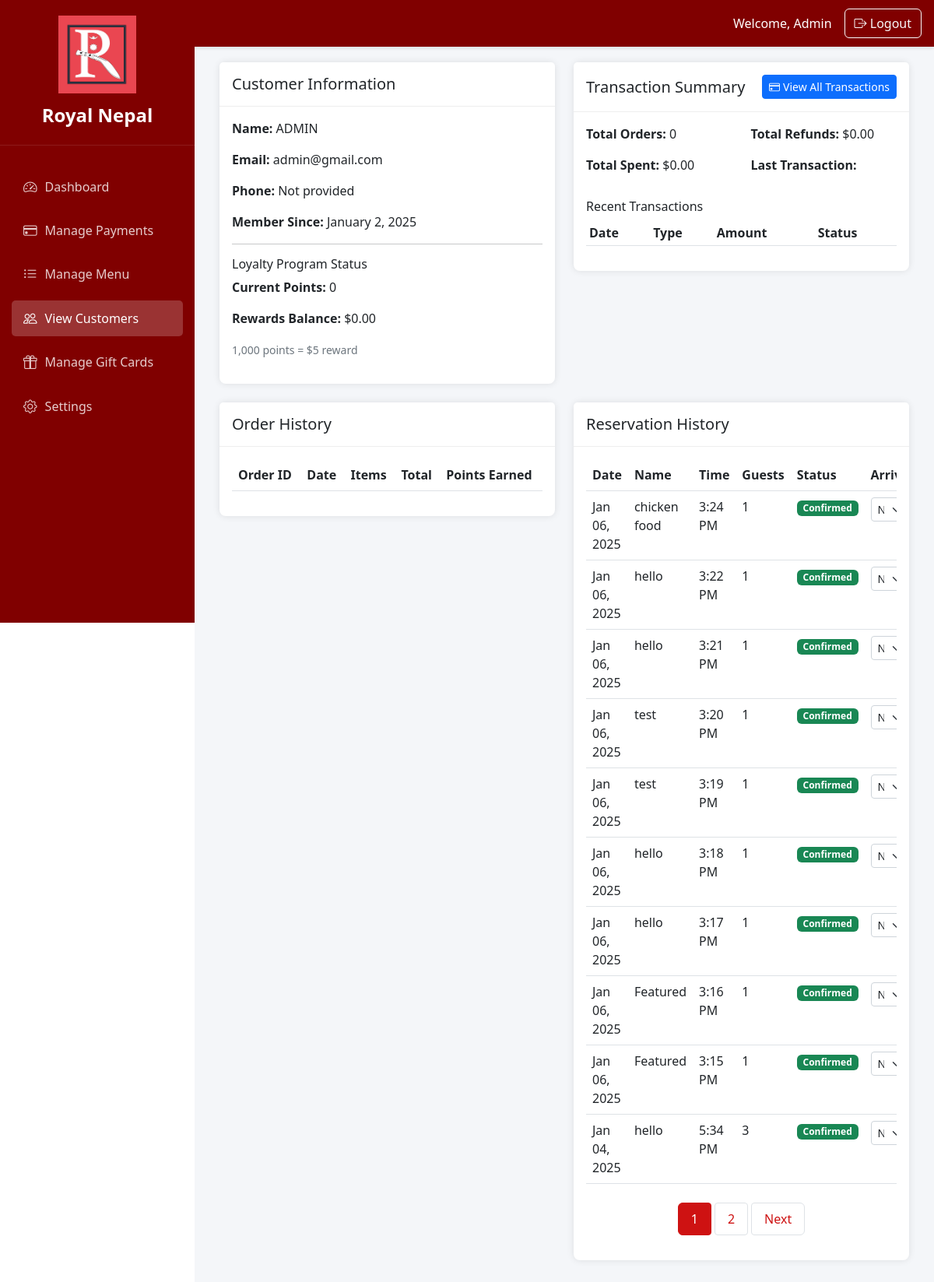
Page /restaurant-admin/customers/3 (signed in) on the earlier database version.
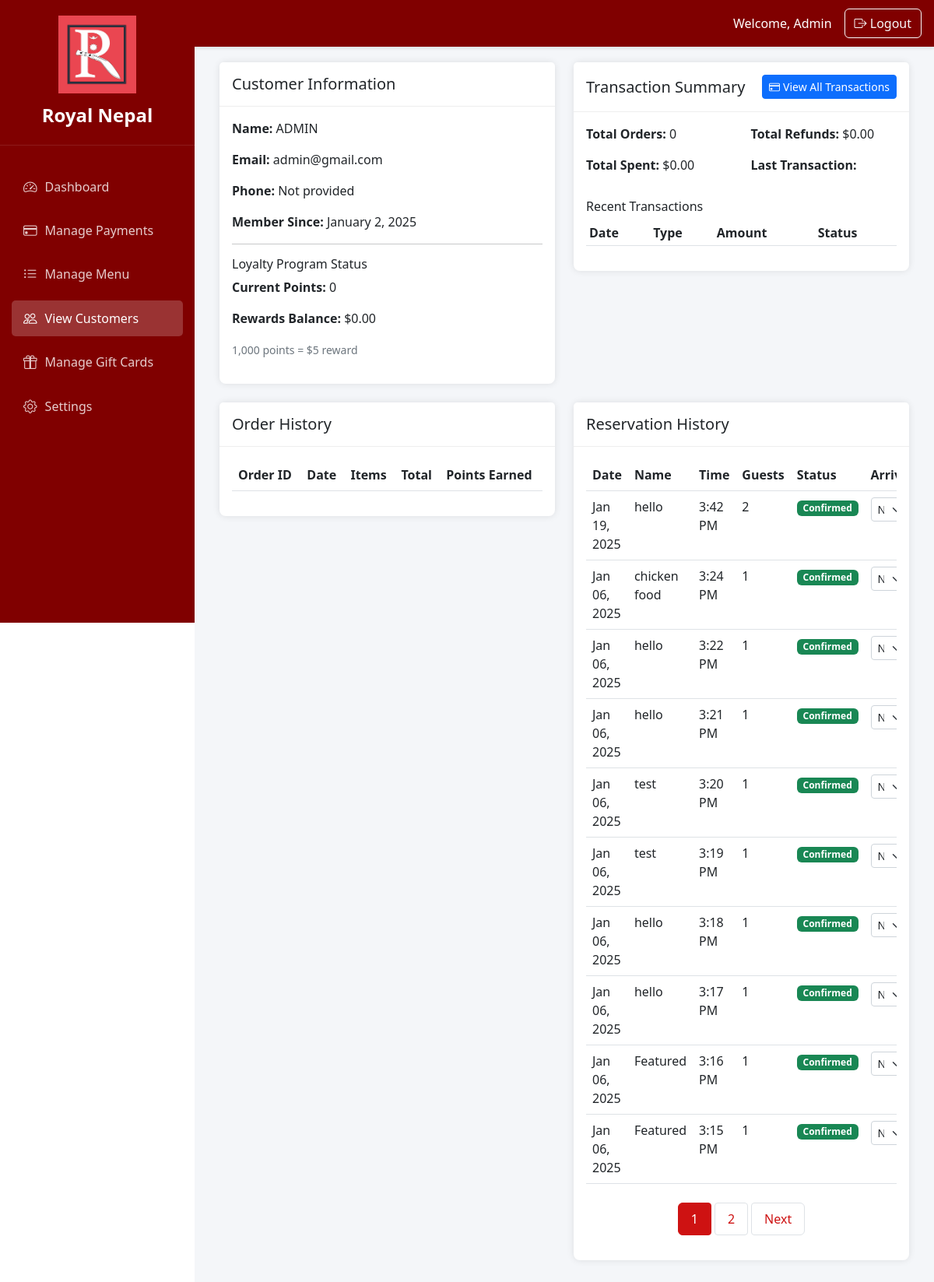
Same page on the later database version.
### reservations/models.py (models this page shows, shortened)
class Reservation(models.Model):
    STATUS_CHOICES = [
        ('pending', 'Pending'),
        ('confirmed', 'Confirmed'),
        ('rejected', 'Rejected'),  # Added new status
        ('cancelled', 'Cancelled')
    ]
    ARRIVAL_STATUS_CHOICES = [
        ('not_arrived', 'Not yet Arrived'),
        ('seated', 'Seated'),
        ('no_show', 'No Show')
    ]
    user = models.ForeignKey(User, on_delete=models.CASCADE, related_name='reservations')
    name = models.CharField(max_length=100)
    email = models.EmailField()
    phone = models.CharField(max_length=20)
    date = models.DateField()
    time = models.TimeField()
    guests = models.PositiveIntegerField()
    special_request = models.TextField(blank=True)
    status = models.CharField(max_length=20, choices=STATUS_CHOICES, default='pending')
    arrival_status = models.CharField(
        max_length=20,
        choices=ARRIVAL_STATUS_CHOICES,
        default='not_arrived'
    )
    is_manual_entry = models.BooleanField(default=False)  # New field for staff-created reservations
    created_at = models.DateTimeField(auto_now_add=True)
    updated_at = models.DateTimeField(auto_now=True)
    class Meta:
        ordering = ['date', 'time']  # Changed to ascending order for dashboard display

### restaurant_admin/views.py (the view)
# urls.py: path('customers/<int:user_id>', views.customer_detail, name='customer_detail'),
@user_passes_test(is_staff_or_superuser)
def customer_detail(request, user_id):
    customer = get_object_or_404(UserProfile, user_id=user_id)
    rewards_stats = {
        'total_points_earned': Order.objects.filter(
            user_id=user_id,
            status='completed'
        ).aggregate(Sum('points_earned'))['points_earned__sum'] or 0,
        'current_points': customer.loyalty_points,
        'rewards_balance': customer.rewards_balance,
        'total_rewards_used': Order.objects.filter(
            user_id=user_id
        ).aggregate(Sum('rewards_used'))['rewards_used__sum'] or 0,
    }
    transactions = Transaction.objects.filter(user_id=user_id)
    stats = transactions.aggregate(
        total_spent=Sum(Case(
            When(transaction_type='order', then='amount'),
            default=0,
            output_field=models.DecimalField(max_digits=10, decimal_places=2)  # Use models.DecimalField
        )),
        total_refunds=Sum(Case(
            When(transaction_type='refund', then='amount'),
            default=0,
            output_field=models.DecimalField(max_digits=10, decimal_places=2)  # Use models.DecimalField
        ))
    )
    recent_transactions = transactions.order_by('-created_at')[:5]
    last_transaction = transactions.order_by('-created_at').first()
    orders_list = Order.objects.filter(user_id=user_id).prefetch_related('items__menu_item').order_by('-created_at')
    order_paginator = Paginator(orders_list, 10)
    order_page = request.GET.get('order_page')
    try:
        orders = order_paginator.page(order_page)
    except PageNotAnInteger:
        orders = order_paginator.page(1)
    except EmptyPage:
        orders = order_paginator.page(order_paginator.num_pages)
    reservations_list = Reservation.objects.filter(user_id=user_id).order_by('-date', '-time')
    res_paginator = Paginator(reservations_list, 10)
    res_page = request.GET.get('res_page')
    try:
        reservations = res_paginator.page(res_page)
    except PageNotAnInteger:
        reservations = res_paginator.page(1)
    except EmptyPage:
        reservations = res_paginator.page(res_paginator.num_pages)
    order_page_param = f'order_page={orders.number}' if orders else ''
    res_page_param = f'res_page={reservations.number}' if reservations else ''
    context = {
        'customer': customer,
        'total_orders': transactions.filter(transaction_type='order').count(),
        'total_spent': stats['total_spent'] or Decimal('0.00'),
        'total_refunds': abs(stats['total_refunds'] or Decimal('0.00')),
        'last_transaction_date': last_transaction.created_at if last_transaction else None,
        'recent_transactions': recent_transactions,
        'orders': orders,
        'reservations': reservations,
        'order_page_param': order_page_param,
        'res_page_param': res_page_param,
        'rewards_stats': rewards_stats,
    }
    return render(request, 'restaurant_admin/customer_detail.html', context)

### restaurant_admin/views.py (called while the page is built)
def is_staff_or_superuser(user):
    return user.is_staff or user.is_superuser

### restaurant_admin/templates/restaurant_admin/customer_detail.html (shortened to what the changed rows need)
{% extends 'restaurant_admin/base.html' %}
{% load humanize %}
{% block content %}
<div class="container-fluid">
    <div class="row mb-4">
        <div class="col-md-6">
            <div class="card mb-4">
                <div class="card-body">
                    <div class="mt-3">
                        <div class="table-responsive">
                            <table class="table table-sm">
                                <thead>
                                    <tr>
                                        <th>Date</th>
                                        <th>Type</th>
                                        <th>Amount</th>
                                        <th>Status</th>
                                    </tr>
                                </thead>
                            </table>
                        </div>
                    </div>
                </div>
            </div>
        </div>
    </div>
    <div class="row mb-4">
        <div class="col-md-6">
            <div class="card mb-4">
                <div class="card-body">
                    <div class="table-responsive">
                        <table class="table">
                            <thead>
                                <tr>
                                    <th>Order ID</th>
                                    <th>Date</th>
                                    <th>Items</th>
                                    <th>Total</th>
                                    <th>Points Earned</th>
                                </tr>
                            </thead>
                        </table>
                    </div>
                </div>
            </div>
        </div>
        <div class="col-md-6">
            <div class="card">
                <div class="card-body">
                    <div class="table-responsive">
                        <table class="table">
                            <thead>
                                <tr>
                                    <th>Date</th>
                                    <th>Name</th>
                                    <th>Time</th>
                                    <th>Guests</th>
                                    <th>Status</th>
                                    <th>Arrival</th>
                                </tr>
                            </thead>
                            <tbody>
                                {% for reservation in reservations %}
                                <tr>
                                    <td>{{ reservation.date|date:"M d, Y" }}</td>
                                    <td>{{ reservation.name }}</td>
                                    <td>{{ reservation.time|time:"g:i A" }}</td>
                                    <td>{{ reservation.guests }}</td>
                                    <td>
                                        <span class="badge {% if reservation.status == 'confirmed' %}bg-success
                                            {% elif reservation.status == 'pending' %}bg-warning
                                            {% else %}bg-danger{% endif %}">
                                            {{ reservation.get_status_display }}
                                        </span>
                                    </td>
                                    <td>
                                        {% if reservation.status == 'confirmed' %}
                                        <select class="form-select form-select-sm arrival-status-select"
                                                data-reservation-id="{{ reservation.id }}"
                                                {% if not show_all and reservation.arrival_status != 'not_arrived' %}disabled{% endif %}>
                                            <option value="not_arrived" {% if reservation.arrival_status == 'not_arrived' %}selected{% endif %}>
                                                Not yet Arrived
                                            </option>
                                        </select>
                                        {% endif %}
                                    </td>
                                </tr>
                                {% endfor %}
                            </tbody>
                        </table>
                    {% if reservations %}
                        {% include 'includes/pagination_style.html' with items=reservations page_param='res_page' extra_param=order_page_param %}
                    {% endif %}
                    </div>
                </div>
            </div>
        </div>
    </div>
</div>
{% endblock %}

Differences in the rows shown:
no longer on this page (row unchanged): Reservation: date "Jan 04, 2025", name "hello", time "5:34 PM", guests "3", status "Confirmed", arrival_status+id "Not yet Arrived"
added Reservation: date "Jan 19, 2025", name "hello", time "3:42 PM", guests "2", status "Confirmed", arrival_status+id "Not yet Arrived"
